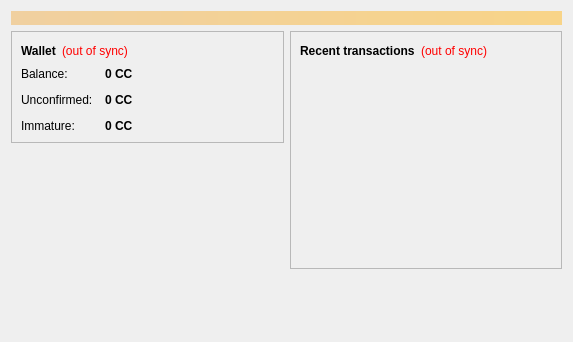
<?xml version="1.0" encoding="UTF-8"?>
<ui version="4.0">
 <class>OverviewPage</class>
 <widget class="QWidget" name="OverviewPage">
  <property name="geometry">
   <rect>
    <x>0</x>
    <y>0</y>
    <width>573</width>
    <height>342</height>
   </rect>
  </property>
  <property name="windowTitle">
   <string>Form</string>
  </property>
  <layout class="QVBoxLayout" name="topLayout">
   <item>
    <widget class="QLabel" name="labelAlerts">
     <property name="visible">
      <bool>false</bool>
     </property>
     <property name="styleSheet">
      <string notr="true">background-color: qlineargradient(x1: 0, y1: 0, x2: 1, y2: 0, stop:0 #F0D0A0, stop:1 #F8D488); color:#000000;</string>
     </property>
     <property name="wordWrap">
      <bool>true</bool>
     </property>
     <property name="margin">
      <number>3</number>
     </property>
    </widget>
   </item>
   <item>
    <layout class="QHBoxLayout" name="horizontalLayout" stretch="1,1">
     <item>
      <layout class="QVBoxLayout" name="verticalLayout_2">
       <item>
        <widget class="QFrame" name="frame">
         <property name="frameShape">
          <enum>QFrame::StyledPanel</enum>
         </property>
         <property name="frameShadow">
          <enum>QFrame::Raised</enum>
         </property>
         <layout class="QVBoxLayout" name="verticalLayout_4">
          <item>
           <layout class="QHBoxLayout" name="horizontalLayout_4">
            <item>
             <widget class="QLabel" name="label_5">
              <property name="font">
               <font>
                <weight>75</weight>
                <bold>true</bold>
               </font>
              </property>
              <property name="text">
               <string>Wallet</string>
              </property>
             </widget>
            </item>
            <item>
             <widget class="QLabel" name="labelWalletStatus">
              <property name="toolTip">
               <string>The displayed information may be out of date. Your wallet automatically synchronizes with the Crowncoin network after a connection is established, but this process has not completed yet.</string>
              </property>
              <property name="styleSheet">
               <string notr="true">QLabel { color: red; }</string>
              </property>
              <property name="text">
               <string notr="true">(out of sync)</string>
              </property>
              <property name="alignment">
               <set>Qt::AlignLeading|Qt::AlignLeft|Qt::AlignVCenter</set>
              </property>
             </widget>
            </item>
            <item>
             <spacer name="horizontalSpacer_2">
              <property name="orientation">
               <enum>Qt::Horizontal</enum>
              </property>
              <property name="sizeHint" stdset="0">
               <size>
                <width>40</width>
                <height>20</height>
               </size>
              </property>
             </spacer>
            </item>
           </layout>
          </item>
          <item>
           <layout class="QFormLayout" name="formLayout_2">
            <property name="fieldGrowthPolicy">
             <enum>QFormLayout::AllNonFixedFieldsGrow</enum>
            </property>
            <property name="horizontalSpacing">
             <number>12</number>
            </property>
            <property name="verticalSpacing">
             <number>12</number>
            </property>
            <item row="0" column="0">
             <widget class="QLabel" name="label">
              <property name="text">
               <string>Balance:</string>
              </property>
             </widget>
            </item>
            <item row="0" column="1">
             <widget class="QLabel" name="labelBalance">
              <property name="font">
               <font>
                <weight>75</weight>
                <bold>true</bold>
               </font>
              </property>
              <property name="cursor">
               <cursorShape>IBeamCursor</cursorShape>
              </property>
              <property name="toolTip">
               <string>Your current balance</string>
              </property>
              <property name="text">
               <string notr="true">0 CC</string>
              </property>
              <property name="textInteractionFlags">
               <set>Qt::LinksAccessibleByMouse|Qt::TextSelectableByKeyboard|Qt::TextSelectableByMouse</set>
              </property>
             </widget>
            </item>
            <item row="1" column="0">
             <widget class="QLabel" name="label_3">
              <property name="text">
               <string>Unconfirmed:</string>
              </property>
             </widget>
            </item>
            <item row="1" column="1">
             <widget class="QLabel" name="labelUnconfirmed">
              <property name="font">
               <font>
                <weight>75</weight>
                <bold>true</bold>
               </font>
              </property>
              <property name="cursor">
               <cursorShape>IBeamCursor</cursorShape>
              </property>
              <property name="toolTip">
               <string>Total of transactions that have yet to be confirmed, and do not yet count toward the current balance</string>
              </property>
              <property name="text">
               <string notr="true">0 CC</string>
              </property>
              <property name="textInteractionFlags">
               <set>Qt::LinksAccessibleByMouse|Qt::TextSelectableByKeyboard|Qt::TextSelectableByMouse</set>
              </property>
             </widget>
            </item>
            <item row="2" column="0">
             <widget class="QLabel" name="labelImmatureText">
              <property name="text">
               <string>Immature:</string>
              </property>
             </widget>
            </item>
            <item row="2" column="1">
             <widget class="QLabel" name="labelImmature">
              <property name="font">
               <font>
                <weight>75</weight>
                <bold>true</bold>
               </font>
              </property>
              <property name="toolTip">
               <string>Mined balance that has not yet matured</string>
              </property>
              <property name="text">
               <string notr="true">0 CC</string>
              </property>
              <property name="textInteractionFlags">
               <set>Qt::LinksAccessibleByMouse|Qt::TextSelectableByKeyboard|Qt::TextSelectableByMouse</set>
              </property>
             </widget>
            </item>
           </layout>
          </item>
         </layout>
        </widget>
       </item>
       <item>
        <spacer name="verticalSpacer">
         <property name="orientation">
          <enum>Qt::Vertical</enum>
         </property>
         <property name="sizeHint" stdset="0">
          <size>
           <width>20</width>
           <height>40</height>
          </size>
         </property>
        </spacer>
       </item>
      </layout>
     </item>
     <item>
      <layout class="QVBoxLayout" name="verticalLayout_3">
       <item>
        <widget class="QFrame" name="frame_2">
         <property name="frameShape">
          <enum>QFrame::StyledPanel</enum>
         </property>
         <property name="frameShadow">
          <enum>QFrame::Raised</enum>
         </property>
         <layout class="QVBoxLayout" name="verticalLayout">
          <item>
           <layout class="QHBoxLayout" name="horizontalLayout_2">
            <item>
             <widget class="QLabel" name="label_4">
              <property name="text">
               <string>&lt;b&gt;Recent transactions&lt;/b&gt;</string>
              </property>
             </widget>
            </item>
            <item>
             <widget class="QLabel" name="labelTransactionsStatus">
              <property name="toolTip">
               <string>The displayed information may be out of date. Your wallet automatically synchronizes with the Crowncoin network after a connection is established, but this process has not completed yet.</string>
              </property>
              <property name="styleSheet">
               <string notr="true">QLabel { color: red; }</string>
              </property>
              <property name="text">
               <string notr="true">(out of sync)</string>
              </property>
              <property name="alignment">
               <set>Qt::AlignRight|Qt::AlignTrailing|Qt::AlignVCenter</set>
              </property>
             </widget>
            </item>
            <item>
             <spacer name="horizontalSpacer">
              <property name="orientation">
               <enum>Qt::Horizontal</enum>
              </property>
              <property name="sizeHint" stdset="0">
               <size>
                <width>40</width>
                <height>20</height>
               </size>
              </property>
             </spacer>
            </item>
           </layout>
          </item>
          <item>
           <widget class="QListView" name="listTransactions">
            <property name="styleSheet">
             <string notr="true">QListView { background: transparent; }</string>
            </property>
            <property name="frameShape">
             <enum>QFrame::NoFrame</enum>
            </property>
            <property name="verticalScrollBarPolicy">
             <enum>Qt::ScrollBarAlwaysOff</enum>
            </property>
            <property name="horizontalScrollBarPolicy">
             <enum>Qt::ScrollBarAlwaysOff</enum>
            </property>
            <property name="selectionMode">
             <enum>QAbstractItemView::NoSelection</enum>
            </property>
           </widget>
          </item>
         </layout>
        </widget>
       </item>
       <item>
        <spacer name="verticalSpacer_2">
         <property name="orientation">
          <enum>Qt::Vertical</enum>
         </property>
         <property name="sizeHint" stdset="0">
          <size>
           <width>20</width>
           <height>40</height>
          </size>
         </property>
        </spacer>
       </item>
      </layout>
     </item>
    </layout>
   </item>
  </layout>
 </widget>
 <resources/>
 <connections/>
</ui>
